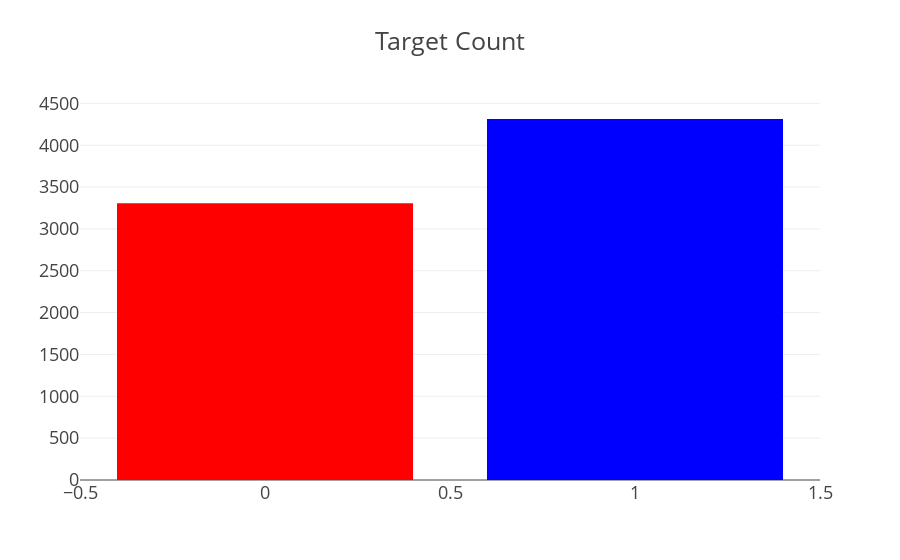
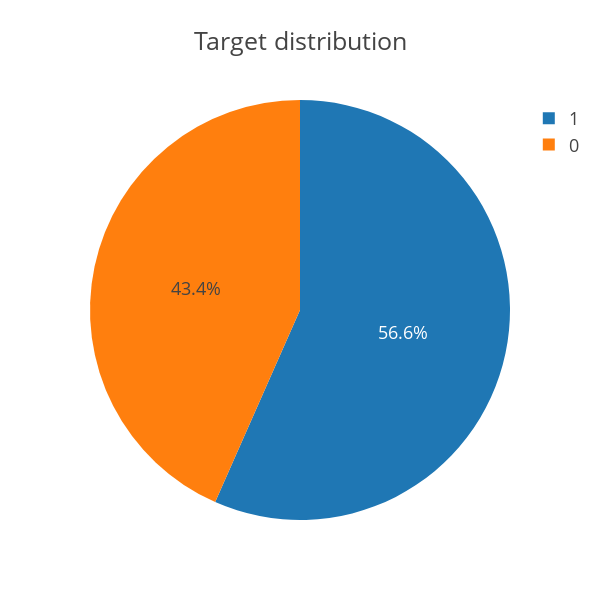

Source (notebook cell) for these figures, in order:
### Code cell
## target count ##
cnt_srs = train_df['Prediction'].value_counts()
trace = go.Bar(
    x=cnt_srs.index,
    y=cnt_srs.values,
    marker=dict(
        color=cnt_srs.values,
        colorscale = 'Picnic',
        reversescale = True
    ),
)

layout = go.Layout(
    title='Target Count',
    font=dict(size=18)
)

data = [trace]
fig = go.Figure(data=data, layout=layout)
py.iplot(fig, filename="TargetCount")

## target distribution ##
labels = (np.array(cnt_srs.index))
sizes = (np.array((cnt_srs / cnt_srs.sum())*100))

trace = go.Pie(labels=labels, values=sizes)
layout = go.Layout(
    title='Target distribution',
    font=dict(size=18),
    width=600,
    height=600,
)
data = [trace]
fig = go.Figure(data=data, layout=layout)
py.iplot(fig, filename="usertype")

### Figure 1 — Plotly figure (JSON) as saved in the notebook; plotly's stock layout.template omitted (floating-point values rounded to 4 significant figures)
{"data": [{"marker": {"color": [4313, 3305], "colorscale": "Picnic", "reversescale": true}, "type": "bar", "uid": "d490b387-d206-4578-93ba-7e578e864ddb", "x": [1, 0], "y": [4313, 3305]}], "layout": {"font": {"size": 18}, "title": {"text": "Target Count"}}}

### Figure 2 — Plotly figure (JSON) as saved in the notebook; plotly's stock layout.template omitted (floating-point values rounded to 4 significant figures)
{"data": [{"labels": [1, 0], "type": "pie", "uid": "7bebf523-4378-447c-8252-fd5211d0de09", "values": [56.62, 43.38]}], "layout": {"font": {"size": 18}, "height": 600, "title": {"text": "Target distribution"}, "width": 600}}
